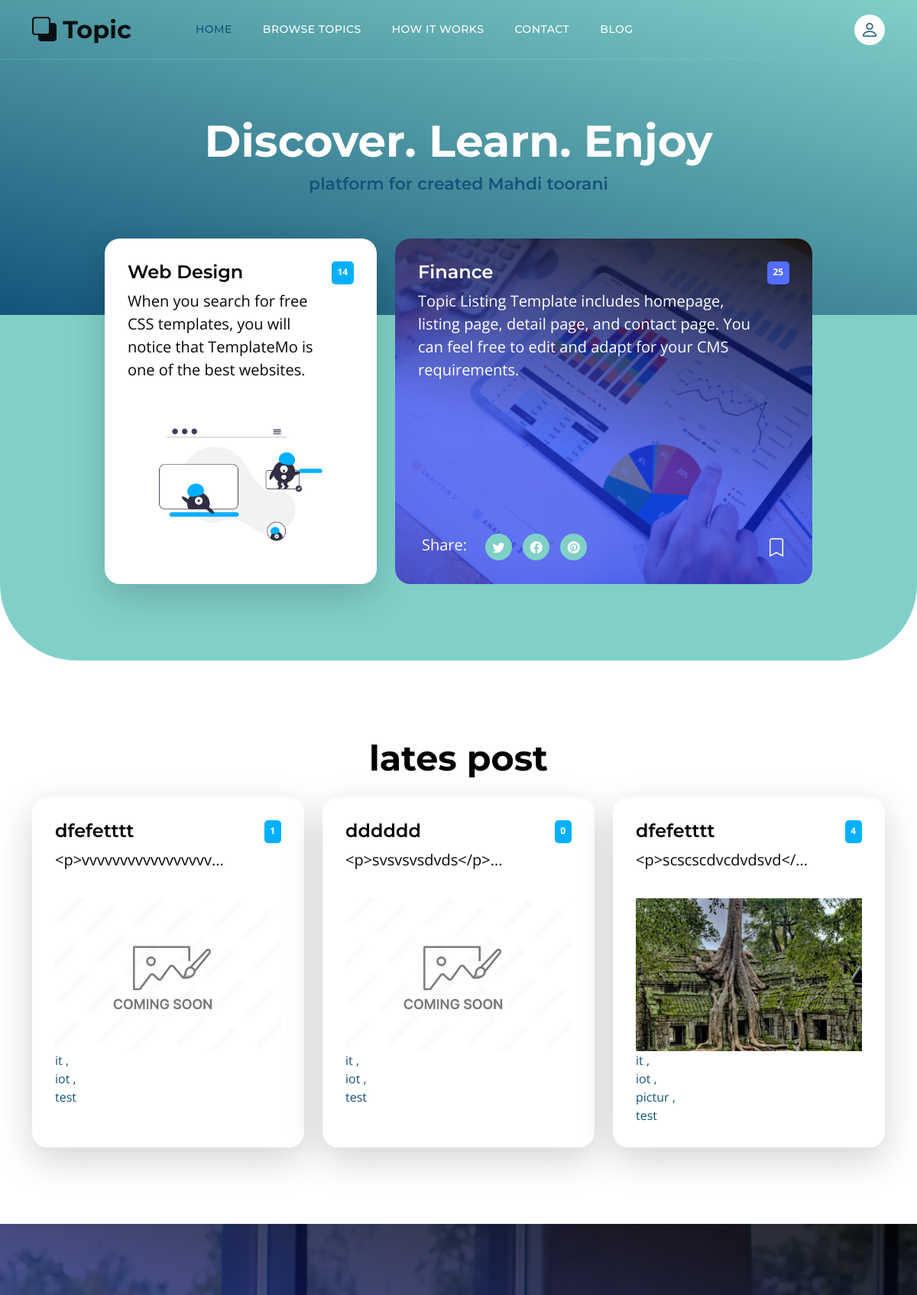
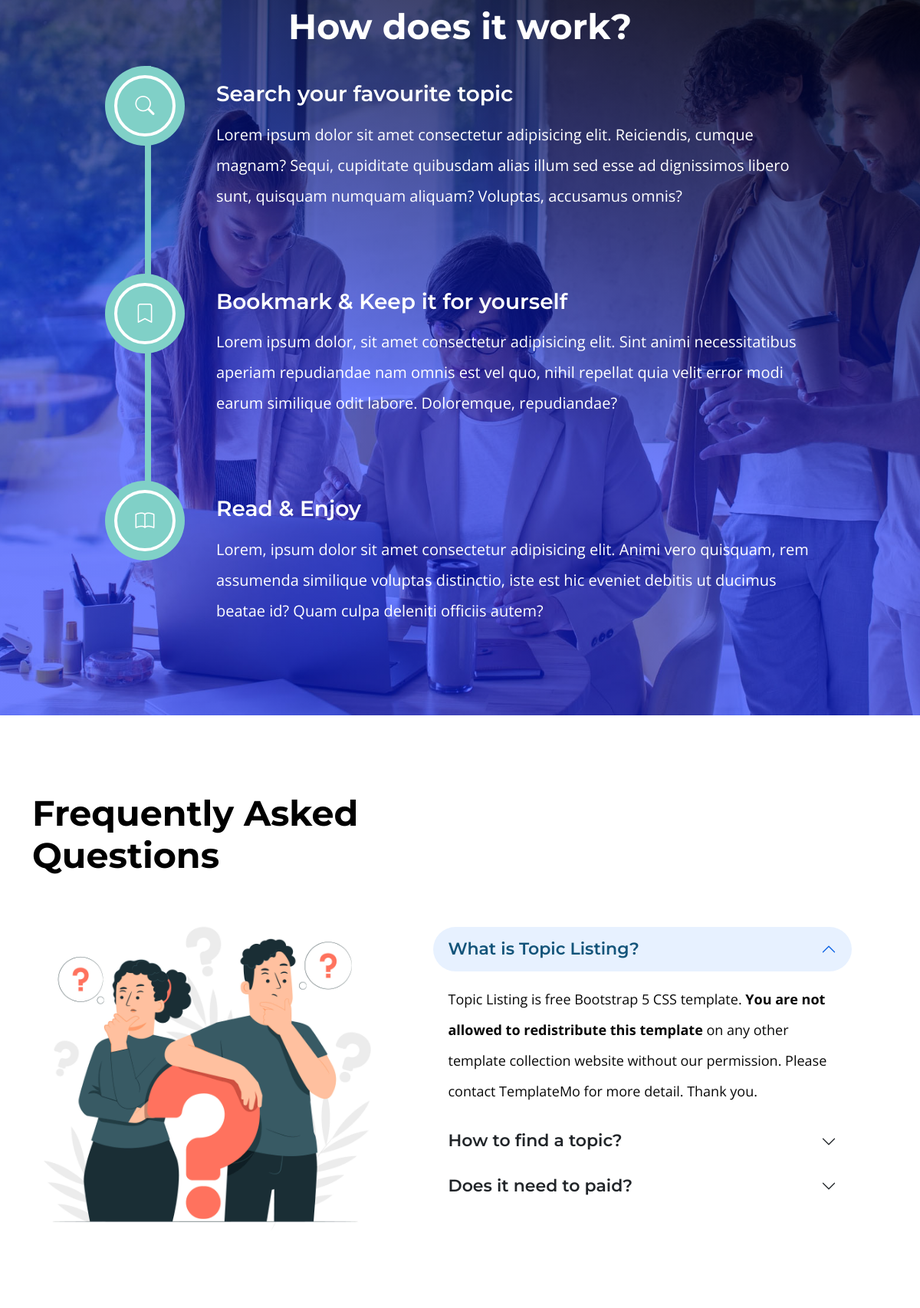
The page / (upper part) on the database its author committed (2 pictures, top to bottom).
### blog/models.py (models this page shows, shortened)
class post(models.Model):
    titel = models.CharField(max_length=255)
    content = models.TextField()
    img = models.ImageField(upload_to='blog/',default='default.jpg')
    status = models.BooleanField(default=False)
    cuntent_view=models.IntegerField(default=0)
    categore= models.ManyToManyField(categore)
    publish_date= models.DateTimeField(null=True)
    created_date= models.DateTimeField(auto_now_add=True)
    update_date= models.DateTimeField(auto_now=True)

class categore(models.Model):
    name = models.CharField(max_length=255)

### website/views.py (the view)
# urls.py: path('', index ,name='index'),
def index(request):
    return render(request,'website/index.html')

### blog/templatetags/blog-tag.py (called while the page is built)
@register.filter(name='short')
def function(value,arg=20):
    return value[:arg]+'...'

### blog/templatetags/website-tag.py (called while the page is built)
@register.inclusion_tag('website/website-lates-post.html')
def lates_post(arg=3):
    now = timezone.now()
    posts = post.objects.filter(status=1,publish_date__lte=now).order_by('-publish_date')[:arg]
    context = {'posts': posts}
    return context

### templates/website/index.html (shortened to what this page needs)
{% extends "base.html" %}
{% load static %}
{% load website-tag %}
    {% block content %}
                        <div class="col-lg-8 col-12 mx-auto">
                            <h1 class="text-white text-center">Discover. Learn. Enjoy</h1>
                            <h6 class="text-center">platform for created Mahdi toorani</h6>
                        </div>
                    </div>
                </div>
            </section>
            <section class="featured-section">
                <div class="container">
                    <div class="row justify-content-center">
                        <div class="col-lg-4 col-12 mb-4 mb-lg-0">
                            <div class="custom-block bg-white shadow-lg">
                                <a href="topics-detail.html">
                                    <div class="d-flex">
                                        <div>
                                            <h5 class="mb-2">Web Design</h5>
                                            <p class="mb-0">When you search for free CSS templates, you will notice that TemplateMo is one of the best websites.</p>
                                        </div>
                                        <span class="badge bg-design rounded-pill ms-auto">14</span>
                                    </div>
                                    <img src="{%static 'images/topics/undraw_Remote_design_team_re_urdx.png'%}" class="custom-block-image img-fluid" alt="">
                                </a>
                            </div>
                        </div>
                        <div class="col-lg-6 col-12">
                            <div class="custom-block custom-block-overlay">
                                <div class="d-flex flex-column h-100">
                                    <img src="{%static 'images/businesswoman-using-tablet-analysis.jpg'%}" class="custom-block-image img-fluid" alt="">
                                    <div class="custom-block-overlay-text d-flex">
                                        <div>
                                            <h5 class="text-white mb-2">Finance</h5>
                                            <p class="text-white">Topic Listing Template includes homepage, listing page, detail page, and contact page. You can feel free to edit and adapt for your CMS requirements.</p>
                                        </div>
                                        <span class="badge bg-finance rounded-pill ms-auto">25</span>
                                    </div>
                                    <div class="social-share d-flex">
                                        <p class="text-white me-4">Share:</p>
                                        <ul class="social-icon">
                                            <li class="social-icon-item">
                                                <a href="https://twitter.com/" class="social-icon-link bi-twitter"></a>
                                            </li>
                                            <li class="social-icon-item">
                                                <a href="https://www.facebook.com/" class="social-icon-link bi-facebook"></a>
                                            </li>
                                            <li class="social-icon-item">
                                                <a href="https://www.pinterest.com/" class="social-icon-link bi-pinterest"></a>
                                            </li>
                                        </ul>
                                        <a href="#" class="custom-icon bi-bookmark ms-auto"></a>
                                    </div>
                                </div>
                            </div>
                        </div>
                    </div>
                </div>
            </section>
            {% lates_post %}
            <section class="timeline-section section-padding" id="section_3">
                <div class="section-overlay"></div>
                <div class="container">
                    <div class="row">
                        <div class="col-12 text-center">
                            <h2 class="text-white mb-4">How does it work?</h1>
                        </div>
                        <div class="col-lg-10 col-12 mx-auto">
                            <div class="timeline-container">
                                <ul class="vertical-scrollable-timeline" id="vertical-scrollable-timeline">
                                    <li>
                                        <h4 class="text-white mb-3">Search your favourite topic</h4>
                                        <p class="text-white">Lorem ipsum dolor sit amet consectetur adipisicing elit. Reiciendis, cumque magnam? Sequi, cupiditate quibusdam alias illum sed esse ad dignissimos libero sunt, quisquam numquam aliquam? Voluptas, accusamus omnis?</p>
                                        <div class="icon-holder">
                                          <i class="bi-search"></i>
                                        </div>
                                    </li>
                                    <li>
                                        <h4 class="text-white mb-3">Bookmark &amp; Keep it for yourself</h4>
                                        <p class="text-white">Lorem ipsum dolor, sit amet consectetur adipisicing elit. Sint animi necessitatibus aperiam repudiandae nam omnis est vel quo, nihil repellat quia velit error modi earum similique odit labore. Doloremque, repudiandae?</p>
                                        <div class="icon-holder">
                                          <i class="bi-bookmark"></i>
                                        </div>
                                    </li>
                                    <li>
                                        <h4 class="text-white mb-3">Read &amp; Enjoy</h4>
                                        <p class="text-white">Lorem, ipsum dolor sit amet consectetur adipisicing elit. Animi vero quisquam, rem assumenda similique voluptas distinctio, iste est hic eveniet debitis ut ducimus beatae id? Quam culpa deleniti officiis autem?</p>
                                        <div class="icon-holder">
                                          <i class="bi-book"></i>
                                        </div>
                                    </li>
                                </ul>
                            </div>
                        </div>
                    </div>
                </div>
            </section>
            <section class="faq-section section-padding" id="section_4">
                <div class="container">
                    <div class="row">
                        <div class="col-lg-6 col-12">
                            <h2 class="mb-4">Frequently Asked Questions</h2>
                        </div>
                        <div class="col-lg-5 col-12">
                            <img src="{%static 'images/faq_graphic.jpg'%}" class="img-fluid" alt="FAQs">
                        </div>
                        <div class="col-lg-6 col-12 m-auto">
                            <div class="accordion" id="accordionExample">
                                <div class="accordion-item">
                                    <h2 class="accordion-header" id="headingOne">
                                        <button class="accordion-button" type="button" data-bs-toggle="collapse" data-bs-target="#collapseOne" aria-expanded="true" aria-controls="collapseOne">
                                        What is Topic Listing?
                                        </button>
                                    </h2>
                                    <div id="collapseOne" class="accordion-collapse collapse show" aria-labelledby="headingOne" data-bs-parent="#accordionExample">
                                        <div class="accordion-body">
                                            Topic Listing is free Bootstrap 5 CSS template. <strong>You are not allowed to redistribute this template</strong> on any other template collection website without our permission. Please contact TemplateMo for more detail. Thank you.
                                        </div>
                                    </div>
                                </div>
                                <div class="accordion-item">
                                    <h2 class="accordion-header" id="headingTwo">
                                        <button class="accordion-button collapsed" type="button" data-bs-toggle="collapse" data-bs-target="#collapseTwo" aria-expanded="false" aria-controls="collapseTwo">
                                        How to find a topic?
                                    </button>
                                    </h2>
                                </div>
                                <div class="accordion-item">
                                    <h2 class="accordion-header" id="headingThree">
                                        <button class="accordion-button collapsed" type="button" data-bs-toggle="collapse" data-bs-target="#collapseThree" aria-expanded="false" aria-controls="collapseThree">
                                        Does it need to paid?
                                    </button>
                                    </h2>
                                </div>
                            </div>
                        </div>
                    </div>
                </div>
            </section>
        </main>
{% endblock %}

### templates/website/website-lates-post.html (shortened to what this page needs)
{% load static %}
{% load blog-tag %}
<section class="explore-section section-padding" id="section_2">
    <div class="container">
        <div class="row">
            <div class="col-12 text-center">
                <h2 class="mb-4">lates post</h1>
            </div>
        </div>
    </div>
    <div class="container">
        <div class="row">
            <div class="col-12">
                <div class="tab-content" id="myTabContent">
                    <div class="tab-pane fade show active" id="design-tab-pane" role="tabpanel" aria-labelledby="design-tab" tabindex="0">
                        <div class="row">
                            {% for p in posts %}
                            <div class="col-lg-4 col-md-6 col-12 mb-4 mb-lg-0">
                                <div class="custom-block bg-white shadow-lg">
                                    <a href="{% url 'blog:blog_single' id=p.id %}">
                                        <div class="d-flex">
                                            <div>
                                                <h5 class="mb-2">{{p.titel}}</h5>
                                                <p class="mb-0">{{p.content|short}}</p>
                                            </div>
                                            <span class="badge bg-design rounded-pill ms-auto">{{p.cuntent_view}}</span>
                                        </div>
                                        <img src="{{p.img.url}}" class="custom-block-image img-fluid" alt="">
                                        {% for cat in p.categore.all %}
                                        <a href="{% url 'blog:category' cat_name=cat.name %}">{{cat.name}} {% if not forloop.last %},{%endif%}</a>
                                        {%endfor%}
                                    </a>
                                </div>
                            </div>
                            {% endfor %}
                        </div>
                    </div>
                </div>
        </div>
    </div>
</section>

### rows shown on the page
post: titel "dfefetttt", content|short "<p>vvvvvvvvvvvvvvvvv...", cuntent_view "1", img (placeholder picture)
categore: name "it"
categore: name "iot"
categore: name "test"
post: titel "dddddd", content|short "<p>svsvsvsdvds</p>...", cuntent_view "0", img (placeholder picture)
post: titel "dfefetttt", content|short "<p>scscscdvcdvdsvd</...", cuntent_view "4", img (picture)
categore: name "pictur"
